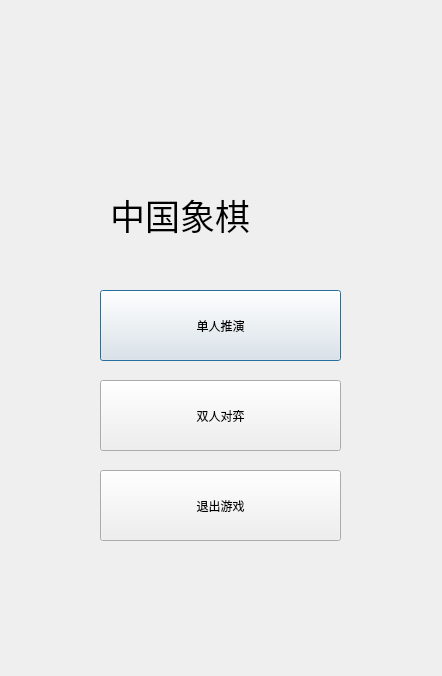
<?xml version="1.0" encoding="UTF-8"?>
<ui version="4.0">
 <class>Begin</class>
 <widget class="QDialog" name="Begin">
  <property name="geometry">
   <rect>
    <x>0</x>
    <y>0</y>
    <width>442</width>
    <height>676</height>
   </rect>
  </property>
  <property name="windowTitle">
   <string>Dialog</string>
  </property>
  <property name="styleSheet">
   <string notr="true">background-image: url(:/new/prefix1/images/beginbgd.png);</string>
  </property>
  <widget class="QPushButton" name="pushButton">
   <property name="geometry">
    <rect>
     <x>100</x>
     <y>290</y>
     <width>241</width>
     <height>71</height>
    </rect>
   </property>
   <property name="styleSheet">
    <string notr="true">background-image: url(:/new/prefix1/images/bottonbgd.png);
font: 18pt &quot;隶书&quot;;</string>
   </property>
   <property name="text">
    <string>单人推演</string>
   </property>
  </widget>
  <widget class="QPushButton" name="pushButton_2">
   <property name="geometry">
    <rect>
     <x>100</x>
     <y>380</y>
     <width>241</width>
     <height>71</height>
    </rect>
   </property>
   <property name="styleSheet">
    <string notr="true">font: 18pt &quot;隶书&quot;;
background-image: url(:/new/prefix1/images/bottonbgd.png);</string>
   </property>
   <property name="text">
    <string>双人对弈</string>
   </property>
  </widget>
  <widget class="QPushButton" name="pushButton_3">
   <property name="geometry">
    <rect>
     <x>100</x>
     <y>470</y>
     <width>241</width>
     <height>71</height>
    </rect>
   </property>
   <property name="styleSheet">
    <string notr="true">font: 18pt &quot;隶书&quot;;
background-image: url(:/new/prefix1/images/bottonbgd.png);</string>
   </property>
   <property name="text">
    <string>退出游戏</string>
   </property>
   <property name="flat">
    <bool>false</bool>
   </property>
  </widget>
  <widget class="QLabel" name="label">
   <property name="geometry">
    <rect>
     <x>110</x>
     <y>180</y>
     <width>301</width>
     <height>71</height>
    </rect>
   </property>
   <property name="font">
    <font>
     <family>华文隶书</family>
     <pointsize>32</pointsize>
     <weight>50</weight>
     <italic>false</italic>
     <bold>false</bold>
    </font>
   </property>
   <property name="acceptDrops">
    <bool>false</bool>
   </property>
   <property name="styleSheet">
    <string notr="true">background-image: url(:/images/bottonbgd.png);
font: 32pt &quot;华文隶书&quot;;</string>
   </property>
   <property name="text">
    <string>&lt;html&gt;&lt;head/&gt;&lt;body&gt;&lt;p&gt;&lt;span style=&quot; font-size:26pt;&quot;&gt;中国象棋&lt;/span&gt;&lt;/p&gt;&lt;/body&gt;&lt;/html&gt;</string>
   </property>
  </widget>
 </widget>
 <resources/>
 <connections/>
</ui>
